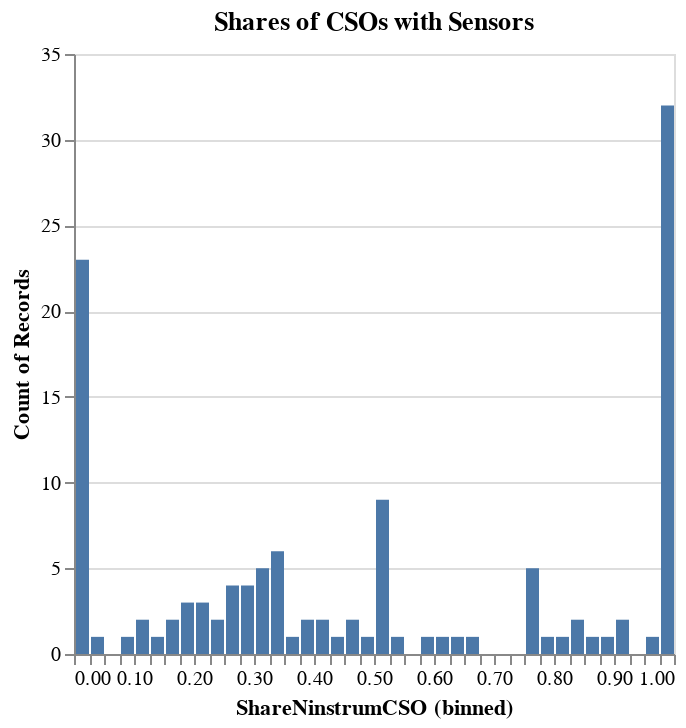

This figure's notebook cell:
### Markdown cell above
# How many of their CSOs do organizations equip with sensors?

### Code cell
code = 'ShareNinstrumCSO'

binstep = 10

min = survey_df[code].min()
max = survey_df[code].max()
print(f"N = {survey_df.shape[0]}")
print(f"No CSOs monitored = {survey_df[survey_df[code] == 0].shape[0]}")
print(f"All CSOs monitored = {survey_df[survey_df[code] == 1].shape[0]}")
print(f"Some CSOs monitored = {survey_df[(survey_df[code] > 0) & (survey_df[code] < 1)].shape[0]}")

alt.Chart(survey_df, title='Shares of CSOs with Sensors').mark_bar().encode(
    alt.X(code, bin=alt.Bin(extent=[min, max], step=0.025)),
    y='count()',
).interactive()

### Figure 1 — Vega-Lite specification as saved in the notebook (floating-point values rounded to 4 significant figures; data arrays with more than 128 entries replaced by an {"elided": "..."} marker saying what was removed)
{"config": {"view": {"continuousWidth": 300, "continuousHeight": 300}}, "data": {"name": "data-17cc67596a59bd277ef0fe2e3e96fc31"}, "mark": {"type": "bar"}, "encoding": {"x": {"bin": {"extent": [0.0, 1.0], "step": 0.025}, "field": "ShareNinstrumCSO", "type": "quantitative"}, "y": {"aggregate": "count", "type": "quantitative"}}, "params": [{"name": "param_5", "select": {"type": "interval", "encodings": ["x", "y"]}, "bind": "scales"}], "title": "Shares of CSOs with Sensors", "$schema": "https://vega.github.io/schema/vega-lite/v5.20.1.json", "datasets": {"data-17cc67596a59bd277ef0fe2e3e96fc31": {"elided": "147 records"}}}
